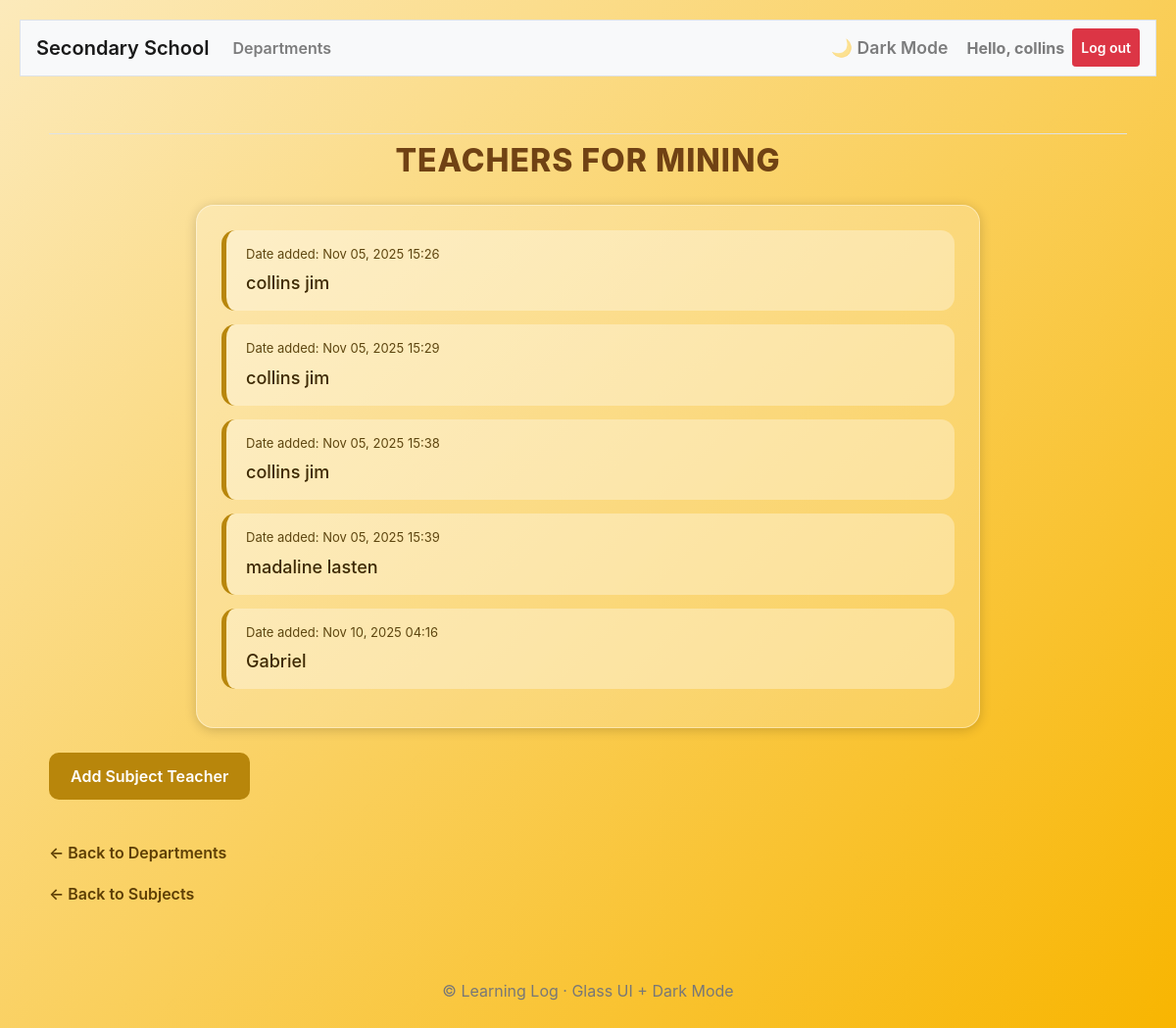
/subject/20/ (signed in), run on the app's committed database.
### school_app/models.py (models this page shows, shortened)
class Subjects(models.Model):
    department_subjects = models.ForeignKey(Departments, on_delete=models.CASCADE)
    owner = models.ForeignKey(User, on_delete=models.CASCADE)
    text = models.CharField(max_length=300)
    date_added = models.DateTimeField(auto_now_add=True)
    class Meta:
        verbose_name_plural = 'subjects'

class SubjectTeacher(models.Model):
    teacher_subject = models.ForeignKey(Subjects, on_delete=models.CASCADE, related_name='teacher_subject')
    text = models.CharField(max_length=1000)
    date_added = models.DateTimeField(auto_now_add=True)

### school_app/views.py (the view)
# urls.py: path('subject/<int:subject_id>/', views.subject_teacher, name='subject_teacher'),
@login_required()
def subject_teacher(request, subject_id):
    subject = get_object_or_404(Subjects, id=subject_id)
    if subject.owner != request.user:
        raise Http404
    teacher = subject.teacher_subject.order_by("date_added")
    department = subject.department_subjects
    context = {'subject': subject, 'teacher': teacher, 'department': department}
    return render(request, 'school_app/subject_teacher.html', context)

### school_app/templates/school_app/subject_teacher.html (shortened to what this page needs)
{% extends 'school_app/base.html' %}
{% block content %}
<h2 class="page-title">Teachers for {{ subject.text }}</h2>
<div class="teacher-container">
    {% for name in teacher %}
        <div class="teacher-card">
            <div class="teacher-date">
                Date added: {{ name.date_added|date:"M d, Y H:i" }}
            </div>
            <div class="teacher-name">
                {{ name.text }}
            </div>
        </div>
    {% empty %}
        <div class="teacher-card">
            No teacher for {{ subject }} has been added yet.
        </div>
    {% endfor %}
</div>
<a class="gold-btn" href="{% url 'school_app:new_teacher' subject.id %}">
    Add Subject Teacher
</a>
<br><br>
<a class="back-link" href="{% url 'school_app:departments' %}">← Back to Departments</a>
<br>
<a class="back-link" href="{% url 'school_app:subjects' department.id %}">← Back to Subjects</a>
{% endblock content %}

### school_app/templates/school_app/base.html (shortened to what this page needs)
{% load bootstrap4 %}
<!doctype html>
<html lang="en">
<head>
    {% bootstrap_css %}
</head>
<body class="fade-in">
<nav class="navbar navbar-expand-md navbar-light bg-light mb-3 border fade-in">
    <a class="navbar-brand" href="{% url 'school_app:index' %}">Secondary School</a>
    <div class="collapse navbar-collapse" id="mainNav">
        <ul class="navbar-nav mr-auto slide-up">
            <li class="nav-item">
                <a class="nav-link" href="{% url 'school_app:departments' %}">Departments</a>
            </li>
        </ul>
        <ul class="navbar-nav ml-auto slide-up">
            <li class="nav-item">
                <span id="darkModeToggle" class="nav-link">
                    🌙 Dark Mode
                </span>
            </li>
            {% if user.is_authenticated %}
                <li class="nav-item">
                    <span class="nav-link font-weight-bold">
                        Hello, {{ user.username }}
                    </span>
                </li>
                <li class="nav-item">
                    <form action="{% url 'users:logout' %}" method="post" style="display:inline;">
                        <button type="submit" class="nav-link btn btn-danger btn-sm text-white">
                            Log out
                        </button>
                    </form>
                </li>
            {% endif %}
        </ul>
    </div>
</nav>
<main class="container main-container slide-up">
    <div class="pb-2 mb-2 border-bottom">
    </div>
    <div>
        {% block content %}{% endblock content %}
    </div>
</main>
<div class="footer slide-up">
    &copy; {{ now|date:"Y" }} Learning Log · Glass UI + Dark Mode
</div>
</body>
</html>

### school_app/templates/school_app/base.html (style rules this page uses)
.nav-link, .navbar-brand { font-weight: 600; transition: 0.4s; }
.fade-in { animation: fadeIn 0.9s ease forwards; }
.slide-up { animation: slideUp 0.9s ease forwards; }
.main-container { margin-top: 30px; padding: 20px; }
#darkModeToggle { cursor: pointer; font-size: 1.1rem; padding: 6px 10px; border-radius: 8px; border: 1px solid transparent; }
.footer { text-align: center; padding: 15px; margin-top: 40px; color: #777; }

### school_app/templates/school_app/subject_teacher.html (style rules this page uses)
body { background: linear-gradient(135deg, #fceabb, #f8b500); padding: 20px; }
.page-title { color: #704214; font-size: 32px; font-weight: 800; text-align: center; margin-bottom: 25px; letter-spacing: 1px; text-transform: uppercase; }
.teacher-container { background: rgba(255, 255, 255, 0.22); backdrop-filter: blur(18px); padding: 25px; border-radius: 18px; border: 1px solid rgba(255,255,255,0.4); width: 90%; max-width: 800px; margin: 0 auto 25px auto; box-shadow: 0 2px 12px rgba(0,0,0,0.18); }
.teacher-card { background: rgba(255,255,255,0.33); padding: 15px 20px; margin-bottom: 14px; border-radius: 14px; border-left: 5px solid #b8860b; }
.teacher-date { font-size: 13px; color: #5e4610; }
.teacher-name { font-size: 18px; margin-top: 6px; color: #3e2a04; font-weight: 500; }
.gold-btn { display: inline-block; background: #b8860b; padding: 12px 22px; color: white; text-decoration: none; border-radius: 10px; font-weight: 600; transition: background .25s ease; }
.back-link { display: inline-block; margin-top: 18px; color: #5e3f05; text-decoration: none; font-weight: 600; }

### data on the page
Subjects: text "MINING"
SubjectTeacher: date_added "Nov 05, 2025 15:26", text "collins jim"
SubjectTeacher: date_added "Nov 05, 2025 15:29", text "collins jim"
SubjectTeacher: date_added "Nov 05, 2025 15:38", text "collins jim"
SubjectTeacher: date_added "Nov 05, 2025 15:39", text "madaline lasten"
SubjectTeacher: date_added "Nov 10, 2025 04:16", text "Gabriel"

### other printed values
{{ user.username }} "collins"
